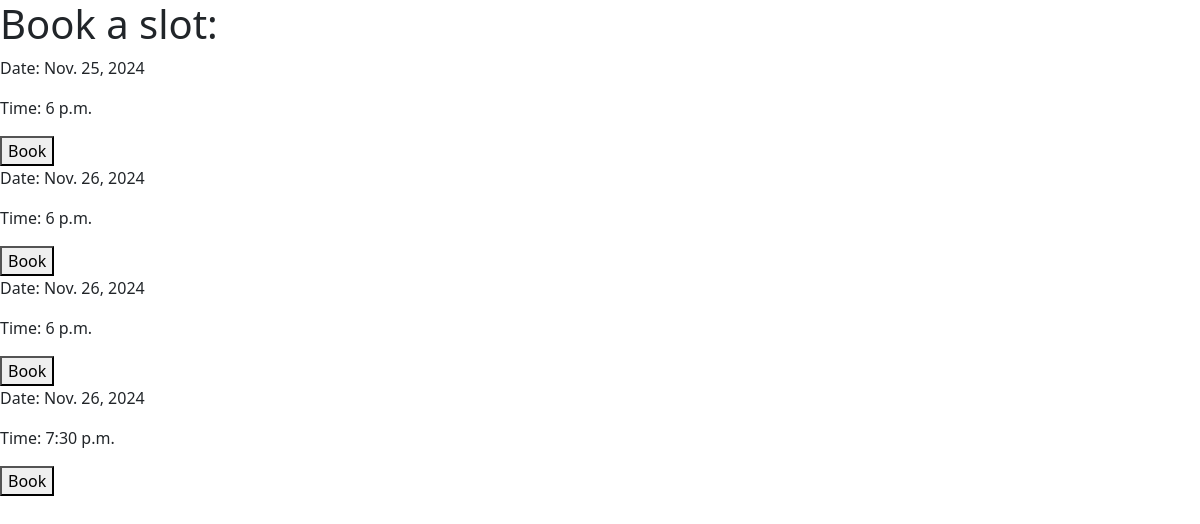
The page /bookings/view_slots on the database its author committed.
### bookings/models.py (models this page shows, shortened)
class BookingSlot(models.Model):
    booked = models.BooleanField(default=False)
    date = models.DateField()
    time = models.TimeField()
    user = models.ForeignKey(
        User, on_delete=models.SET_NULL, blank=True, null=True, related_name="bookingslots"
    )

### bookings/views.py (the view)
# urls.py: path("view_slots", views.view_slots, name="view_slots"),
def view_slots(request):
    slots = BookingSlot.objects.filter(booked=False)
    context = {
        "slots": slots,
    }
    return render(request, 'bookings/make_booking.html', context)

### bookings/templates/bookings/make_booking.html (shortened to what this page needs)
{% extends "base.html" %}
{% block content %}
<h1>Book a slot:</h1>
{% for slot in slots %}
    <p>Date: {{ slot.date }}</p>
    <p>Time: {{ slot.time }}</p>
    <form method="POST" action="{% url 'book_slot' slot.id %}">
        <button type="submit">Book</button>
    </form>
{% endfor %}
{% endblock content %}

### rows shown on the page
BookingSlot: date "Nov. 25, 2024", time "6 p.m."
BookingSlot: date "Nov. 26, 2024", time "6 p.m."
BookingSlot: date "Nov. 26, 2024", time "6 p.m."
BookingSlot: date "Nov. 26, 2024", time "7:30 p.m."
